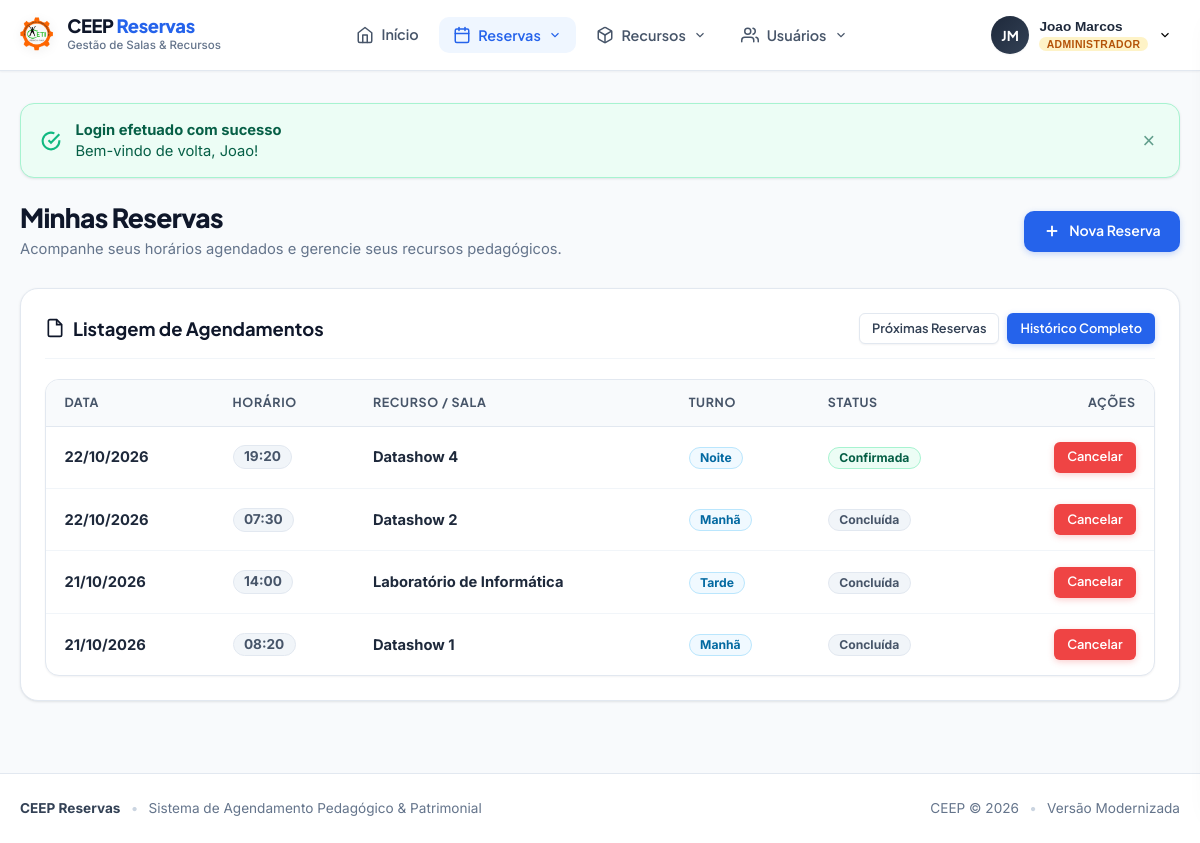
Page /reservas.php?filtro=historico (signed in) on the committed database.
### tables this page shows
CREATE TABLE reservas (
    ID INTEGER PRIMARY KEY AUTOINCREMENT,
    cod_recurso INTEGER DEFAULT 0,
    matricula INTEGER DEFAULT 0,
    datatempo TEXT DEFAULT NULL,
    turno TEXT DEFAULT 'm',
    ticket TEXT DEFAULT '0',
    disponivel INTEGER DEFAULT 0,
    pegou INTEGER DEFAULT 0
);

CREATE TABLE recursos (
    cod_recurso INTEGER PRIMARY KEY AUTOINCREMENT,
    nome_recurso TEXT NOT NULL,
    status TEXT DEFAULT 'Disponivel',
    categoria TEXT DEFAULT '1'
);

### reservas.php (the view, shortened to what this page needs)
<?php
require_once __DIR__ . '/core/bootstrap.php';
$user = auth_user();
$matricula = $user['matricula'];
$isAdmin = auth_is_admin();
$filtro = $_GET['filtro'] ?? 'futuras';
try {
    if ($filtro === 'historico') {
        $minhas = DB::fetchAll(
            "SELECT r.*, rec.nome_recurso, rec.categoria
             FROM reservas r
             LEFT JOIN recursos rec ON r.cod_recurso = rec.cod_recurso
             WHERE r.matricula = ?
             ORDER BY r.datatempo DESC LIMIT 100",
            [$matricula]
        );
    }
} catch (Throwable $t) {
    error_log('Erro em minhas reservas: ' . $t->getMessage());
    $minhas = [];
}
?>
<div class="page-header animate-slide-in">
    <div>
        <h1 class="page-title">Minhas Reservas</h1>
        <p class="page-subtitle">Acompanhe seus horários agendados e gerencie seus recursos pedagógicos.</p>
    </div>
    <div class="page-actions">
        <a href="user1.php" class="btn btn-primary">
            <svg width="18" height="18" viewBox="0 0 24 24" fill="none" stroke="currentColor" stroke-width="2.5"><line x1="12" y1="5" x2="12" y2="19"></line><line x1="5" y1="12" x2="19" y2="12"></line></svg>
            <span>Nova Reserva</span>
        </a>
    </div>
</div>
<div class="card animate-slide-in">
    <div class="card-header">
        <h2 class="card-title">
            <svg width="20" height="20" viewBox="0 0 24 24" fill="none" stroke="currentColor" stroke-width="2"><path d="M14 2H6a2 2 0 0 0-2 2v16a2 2 0 0 0 2 2h12a2 2 0 0 0 2-2V8z"></path><polyline points="14 2 14 8 20 8"></polyline></svg>
            <span>Listagem de Agendamentos</span>
        </h2>
        <div style="display: flex; gap: 0.5rem;">
            <a href="reservas.php?filtro=futuras" class="btn <?= $filtro === 'futuras' ? 'btn-primary' : 'btn-secondary' ?> btn-sm">Próximas Reservas</a>
            <a href="reservas.php?filtro=historico" class="btn <?= $filtro === 'historico' ? 'btn-primary' : 'btn-secondary' ?> btn-sm">Histórico Completo</a>
        </div>
    </div>
    <?php if (empty($minhas)): ?>
        <div class="empty-state">
            <div class="empty-state-icon">
                <svg width="32" height="32" viewBox="0 0 24 24" fill="none" stroke="currentColor" stroke-width="2"><circle cx="12" cy="12" r="10"></circle><polyline points="12 6 12 12 14 14"></polyline></svg>
            </div>
            <h3 class="empty-state-title">Nenhuma reserva encontrada</h3>
            <p class="empty-state-desc">Você ainda não possui horários agendados para este período.</p>
            <a href="user1.php" class="btn btn-primary">Fazer um Agendamento</a>
        </div>
    <?php else: ?>
        <div class="table-responsive">
            <table class="ceep-table">
                <thead>
                    <tr>
                        <th>Data</th>
                        <th>Horário</th>
                        <th>Recurso / Sala</th>
                        <th>Turno</th>
                        <th>Status</th>
                        <th style="text-align: right;">Ações</th>
                    </tr>
                </thead>
                <tbody>
                    <?php
                    $turnoNomes = ['m' => 'Manhã', 't' => 'Tarde', 'n' => 'Noite'];
                    foreach ($minhas as $res):
                        $passada = strtotime($res['datatempo']) < time();
                    ?>
                    <tr>
                        <td>
                            <strong><?= date('d/m/Y', strtotime($res['datatempo'])) ?></strong>
                        </td>
                        <td>
                            <span class="badge badge-secondary" style="font-size: 0.85rem;">
                                <?= date('H:i', strtotime($res['datatempo'])) ?>
                            </span>
                        </td>
                        <td>
                            <strong><?= e($res['nome_recurso'] ?? 'Recurso #' . $res['cod_recurso']) ?></strong>
                        </td>
                        <td>
                            <span class="badge badge-info">
                                <?= e($turnoNomes[$res['turno'] ?? ''] ?? 'Padrão') ?>
                            </span>
                        </td>
                        <td>
                            <?php if ($passada): ?>
                                <span class="badge badge-secondary">Concluída</span>
                            <?php else: ?>
                                <span class="badge badge-success">Confirmada</span>
                            <?php endif; ?>
                        </td>
                        <td style="text-align: right;">
                            <?php if (!$passada || $isAdmin): ?>
                                <a
                                    href="cancela.php?id=<?= urlencode($res['ID']) ?>&csrf_token=<?= e(csrf_token()) ?>"
                                    class="btn btn-danger btn-sm"
                                    data-confirm="Tem certeza que deseja cancelar esta reserva para <?= date('d/m/Y \à\s H:i', strtotime($res['datatempo'])) ?>?"
                                >
                                    Cancelar
                                </a>
                            <?php else: ?>
                                <span style="font-size: 0.8rem; color: var(--slate-400);">Finalizada</span>
                            <?php endif; ?>
                        </td>
                    </tr>
                    <?php endforeach; ?>
                </tbody>
            </table>
        </div>
    <?php endif; ?>
</div>

### rows in the picture
reservas: datatempo "22/10/2026", datatempo "19:20", cod_recurso.nome_recurso "Datashow 4", turno "Noite", shows "Confirmada"
reservas: datatempo "22/10/2026", datatempo "07:30", cod_recurso.nome_recurso "Datashow 2", turno "Manhã", shows "Concluída"
reservas: datatempo "21/10/2026", datatempo "14:00", cod_recurso.nome_recurso "Laboratório de Informática", turno "Tarde", shows "Concluída"
reservas: datatempo "21/10/2026", datatempo "08:20", cod_recurso.nome_recurso "Datashow 1", turno "Manhã", shows "Concluída"

### other values in the picture
$initials "JM"
$userName "Joao Marcos"
$userRole "ADMINISTRADOR"
$flash['title'] "Login efetuado com sucesso"
$flash['message'] "Bem-vindo de volta, Joao!"
